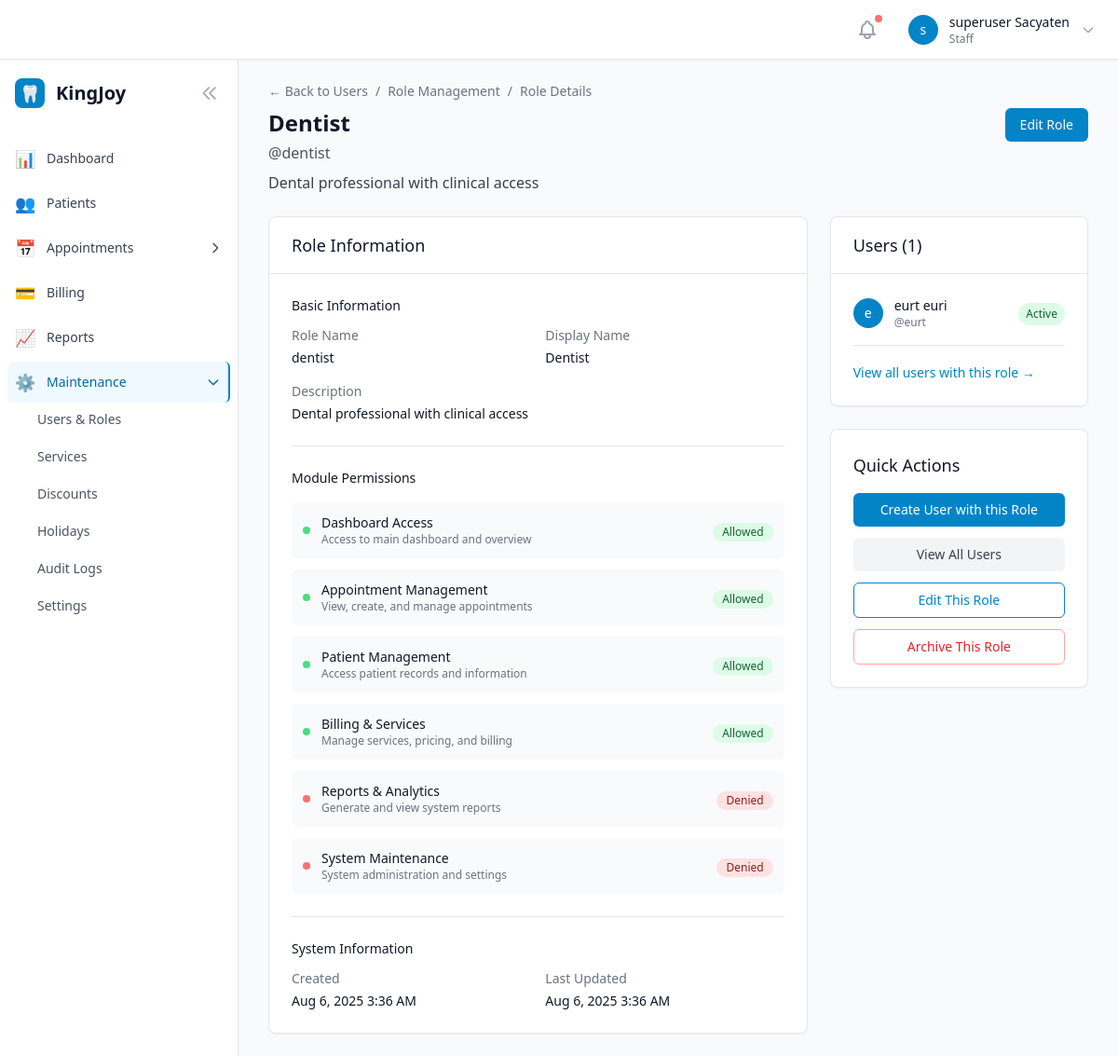
Page /users/roles/2/ (signed in) on the earlier database version.
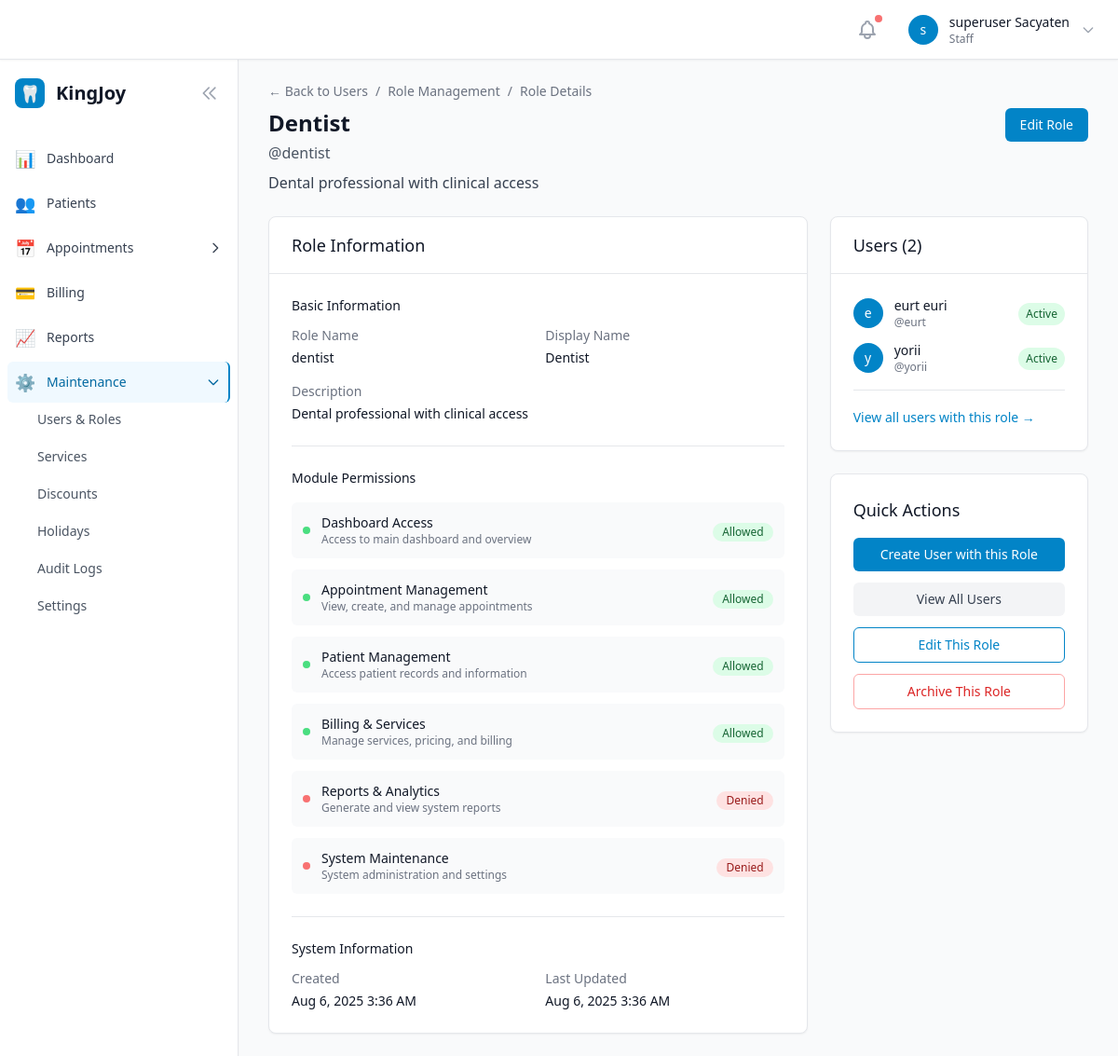
Same page on the later database version.
### users/models.py (models this page shows, shortened)
class Role(models.Model):
    ADMIN = 'admin'
    DENTIST = 'dentist'
    STAFF = 'staff'
    ROLE_CHOICES = [
        (ADMIN, 'Admin'),
        (DENTIST, 'Dentist'),
        (STAFF, 'Staff'),
    ]
    name = models.CharField(max_length=50, unique=True)
    display_name = models.CharField(max_length=100)
    description = models.TextField(blank=True)
    permissions = models.JSONField(default=dict, help_text="Module permissions")
    is_default = models.BooleanField(default=False)
    is_archived = models.BooleanField(default=False, help_text="Archived roles are hidden from user assignment")
    created_at = models.DateTimeField(auto_now_add=True)
    updated_at = models.DateTimeField(auto_now=True)
    class Meta:
        ordering = ['name']
    def is_protected(self):
        return self.name == 'admin'
    def can_be_archived(self):
        return not self.is_protected() and not self.is_archived

class User(AbstractUser):
    role = models.ForeignKey(Role, on_delete=models.PROTECT, null=True, blank=True)
    phone = models.CharField(max_length=20, blank=True)
    is_active_dentist = models.BooleanField(default=False, help_text="Can accept appointments")
    created_at = models.DateTimeField(auto_now_add=True)
    updated_at = models.DateTimeField(auto_now=True)
    def has_permission(self, module_name):
        if self.is_superuser:
            return True
        if not self.role or self.role.is_archived:  # Users with archived roles lose access
            return False
        return self.role.permissions.get(module_name, False)

### users/views.py (the view)
# urls.py: path('roles/<int:pk>/', views.RoleDetailView.as_view(), name='role_detail'),
class RoleDetailView(LoginRequiredMixin, DetailView):
    model = Role
    template_name = 'users/role_detail.html'
    context_object_name = 'role'
    def dispatch(self, request, *args, **kwargs):
        if not request.user.has_permission('maintenance'):
            messages.error(request, 'You do not have permission to access this page.')
            return redirect('core:dashboard')
        return super().dispatch(request, *args, **kwargs)

### users/templatetags/user_tags.py (called while the page is built)
@register.filter
def has_permission(user, module_name):
    if not user or not user.is_authenticated:
        return False
    if user.is_superuser:
        return True
    if not hasattr(user, 'role') or not user.role:
        return False
    return user.role.permissions.get(module_name, False)

### templates/users/role_detail.html (shortened to what the changed rows need)
{% extends 'base.html' %}
{% block content %}
<div class="max-w-4xl mx-auto">
    <div class="mb-6">
        <div class="flex justify-between items-start">
            <div>
                <div class="flex items-center space-x-3">
                    <h1 class="text-2xl font-bold text-gray-900">{{ role.display_name }}</h1>
                </div>
                <p class="text-gray-600 mt-1">@{{ role.name }}</p>
                {% if role.description %}
                    <p class="text-gray-700 mt-2">{{ role.description }}</p>
                {% endif %}
            </div>
        </div>
    </div>
    <div class="grid grid-cols-1 lg:grid-cols-3 gap-6">
        <div class="lg:col-span-2">
            <div class="bg-white rounded-lg shadow-sm border">
                <div class="px-6 py-4 border-b border-gray-200">
                    <h2 class="text-lg font-medium text-gray-900">Role Information</h2>
                </div>
                <div class="p-6 space-y-6">
                    <div>
                        <dl class="grid grid-cols-1 md:grid-cols-2 gap-4">
                            <div>
                                <dt class="text-sm font-medium text-gray-500">Role Name</dt>
                                <dd class="mt-1 text-sm text-gray-900">{{ role.name }}</dd>
                            </div>
                            <div>
                                <dt class="text-sm font-medium text-gray-500">Display Name</dt>
                                <dd class="mt-1 text-sm text-gray-900">{{ role.display_name }}</dd>
                            </div>
                            <div class="md:col-span-2">
                                <dt class="text-sm font-medium text-gray-500">Description</dt>
                                <dd class="mt-1 text-sm text-gray-900">
                                    {{ role.description|default:"No description provided" }}
                                </dd>
                            </div>
                        </dl>
                    </div>
                    <div class="border-t border-gray-200 pt-6">
                        <div class="space-y-3">
                            {% for module, has_access in role.permissions.items %}
                                <div class="flex items-center justify-between p-3 bg-gray-50 rounded-md">
                                    <div class="flex items-center space-x-3">
                                        {% if has_access %}
                                            <div class="flex-shrink-0 w-2 h-2 bg-green-400 rounded-full"></div>
                                        {% else %}
                                            <div class="flex-shrink-0 w-2 h-2 bg-red-400 rounded-full"></div>
                                        {% endif %}
                                        <div>
                                            <div class="text-sm font-medium text-gray-900">
                                                {% if module == "dashboard" %}Dashboard Access
                                                {% elif module == "appointments" %}Appointment Management
                                                {% elif module == "patients" %}Patient Management
                                                {% elif module == "billing" %}Billing & Services
                                                {% elif module == "reports" %}Reports & Analytics
                                                {% elif module == "maintenance" %}System Maintenance
                                                {% else %}{{ module|title }}
                                                {% endif %}
                                            </div>
                                            <div class="text-xs text-gray-500">
                                                {% if module == "dashboard" %}Access to main dashboard and overview
                                                {% elif module == "appointments" %}View, create, and manage appointments
                                                {% elif module == "patients" %}Access patient records and information
                                                {% elif module == "billing" %}Manage services, pricing, and billing
                                                {% elif module == "reports" %}Generate and view system reports
                                                {% elif module == "maintenance" %}System administration and settings
                                                {% endif %}
                                            </div>
                                        </div>
                                    </div>
                                    <div class="flex-shrink-0">
                                        {% if has_access %}
                                            <span class="inline-flex items-center px-2.5 py-0.5 rounded-full text-xs font-medium bg-green-100 text-green-800">
                                                Allowed
                                            </span>
                                        {% else %}
                                            <span class="inline-flex items-center px-2.5 py-0.5 rounded-full text-xs font-medium bg-red-100 text-red-800">
                                                Denied
                                            </span>
                                        {% endif %}
                                    </div>
                                </div>
                            {% endfor %}
                        </div>
                    </div>
                    <div class="border-t border-gray-200 pt-6">
                        <dl class="grid grid-cols-1 md:grid-cols-2 gap-4">
                            <div>
                                <dt class="text-sm font-medium text-gray-500">Created</dt>
                                <dd class="mt-1 text-sm text-gray-900">
                                    {{ role.created_at|date:"M j, Y g:i A" }}
                                </dd>
                            </div>
                            <div>
                                <dt class="text-sm font-medium text-gray-500">Last Updated</dt>
                                <dd class="mt-1 text-sm text-gray-900">
                                    {{ role.updated_at|date:"M j, Y g:i A" }}
                                </dd>
                            </div>
                        </dl>
                    </div>
                </div>
            </div>
        </div>
        <div>
            <div class="bg-white rounded-lg shadow-sm border">
                <div class="px-6 py-4 border-b border-gray-200">
                    <h2 class="text-lg font-medium text-gray-900">
                        Users ({{ role.user_set.count }})
                    </h2>
                </div>
                <div class="p-6">
                    {% if role.user_set.exists %}
                        <div class="space-y-3">
                            {% for user in role.user_set.all %}
                            <div class="flex items-center space-x-3">
                                <div class="flex-shrink-0">
                                    <div class="h-8 w-8 rounded-full bg-primary-600 flex items-center justify-center">
                                        <span class="text-sm font-medium text-white">
                                            {{ user.first_name|first|default:user.username|first }}
                                        </span>
                                    </div>
                                </div>
                                <div class="flex-1 min-w-0">
                                    <div class="text-sm font-medium text-gray-900">
                                        {{ user.get_full_name|default:user.username }}
                                    </div>
                                    <div class="text-xs text-gray-500">@{{ user.username }}</div>
                                </div>
                                <div class="flex-shrink-0">
                                    {% if user.is_active %}
                                        <span class="inline-flex items-center px-2 py-1 rounded-full text-xs font-medium bg-green-100 text-green-800">
                                            Active
                                        </span>
                                    {% else %}
                                        <span class="inline-flex items-center px-2 py-1 rounded-full text-xs font-medium bg-red-100 text-red-800">
                                            Inactive
                                        </span>
                                    {% endif %}
                                </div>
                            </div>
                            {% endfor %}
                        </div>
                    {% endif %}
                </div>
            </div>
        </div>
    </div>
</div>
{% endblock %}

Differences in the rows shown:
computed for Role "Dentist": user_set.count "1" → "2"
added User: first_name|first "y", get_full_name "yorii", username "yorii", is_active "Active"
